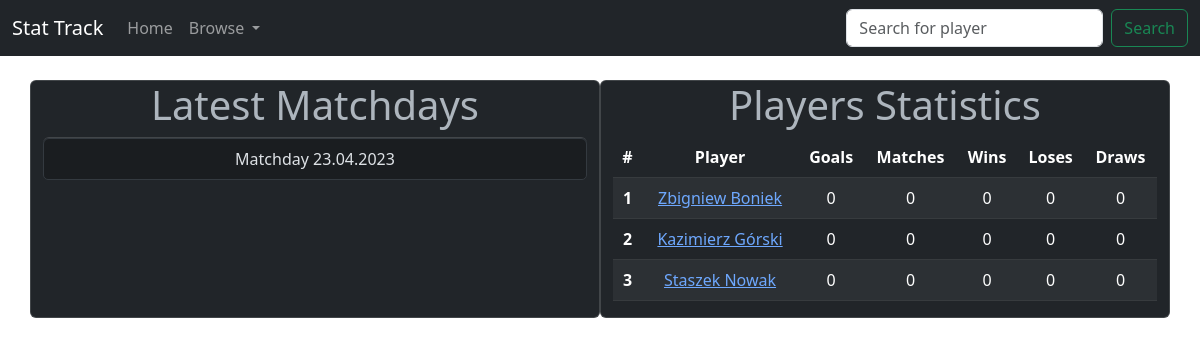
The app's page /, older data.
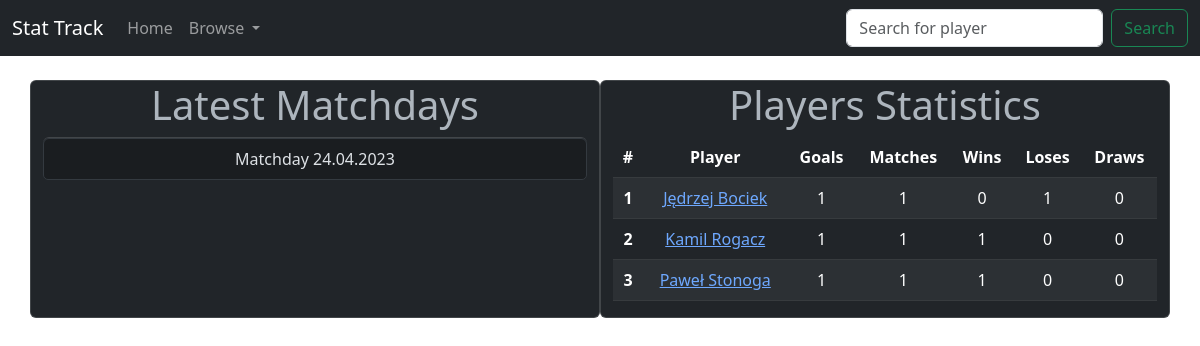
The same page, newer data.
### stat_track/models.py (models this page shows, shortened)
class MatchDay(models.Model):
    date = models.DateTimeField("Date of match")
    match_counter = models.PositiveIntegerField(default=0, )
    def __str__(self):
        return f"Matchday {self.date.strftime('%d.%m.%Y')}"

class Player(models.Model):
    first_name = models.CharField(max_length = 16)
    last_name = models.CharField(max_length = 16)
    def __str__(self):
        return f"{self.first_name} {self.last_name}"
    def get_player_matches_played(self):
        matches_played = Stat.objects.filter(player=self).count()
        return matches_played
    def get_player_goals(self):
        goals_queryset = Stat.objects.filter(player=self).values_list('goals')
        total_goals = goals_queryset.aggregate(Sum('goals'))['goals__sum']
        if total_goals:
            return total_goals
        else:
            return 0
    def get_player_wins(self):
        stats = Stat.objects.filter(player=self)
        wins = 0
        for stat in stats:
            if stat.win == True:
                wins += 1
        return wins
    def get_player_loses(self):
        stats = Stat.objects.filter(player=self)
        loses = 0
        for stat in stats:
            if stat.win == False:
                loses += 1
        return loses
    def get_player_draws(self):
        stats = Stat.objects.filter(player=self)
        draws = 0
        for stat in stats:
            if stat.win == "Draw":
                draws += 1
        return draws
    get_player_matches_played.short_description = 'Matches'
    get_player_goals.short_description = 'Goals'
    get_player_wins.short_description = 'Wins'
    get_player_loses.short_description = 'Loses'
    get_player_draws.short_description = 'Draws'

class Stat(models.Model):
    def positive_validator(value):
        """
        Checks if value passed to goals is positive.
        """
        if value < 0:
            raise ValidationError('Value of this field can not be negative.')
    player = models.ForeignKey(Player, on_delete=models.CASCADE)
    match = models.ForeignKey(Match, on_delete=models.CASCADE)
    team = models.CharField(choices=TEAM_CHOICES, max_length=16)
    goals = models.IntegerField(validators=[positive_validator], default=0)
    @property
    def win(self):
        match_winner_team = self.match.winner_team
        if match_winner_team == self.team:
            return True
        elif match_winner_team == None:
            return "Draw"
        else:
            return False

class Match(models.Model):
    matchday = models.ForeignKey(MatchDay, on_delete=models.CASCADE, default=None)
    team_home = models.CharField(choices=TEAM_CHOICES, max_length=20, default="Blue")
    team_away = models.CharField(choices=TEAM_CHOICES, max_length=20, default="Orange")
    home_goals = models.IntegerField(default=0)
    away_goals = models.IntegerField(default=0)
    match_in_matchday = models.IntegerField(default = 0)
    @property
    def result(self):
        if self.home_goals > self.away_goals:
            return 1
        elif self.home_goals < self.away_goals:
            return 2
        else:
            return 0
    @property
    def winner_team(self):
        if self.result == 1:
            return self.team_home
        elif self.result == 2:
            return self.team_away
        else:
            return None

### stat_track/views.py (the view)
# urls.py: 2. Add a URL to urlpatterns:  path('', views.home, name='home')
def home(request):
    latest_match_day_list = MatchDay.objects.order_by("-date")[:5]
    players_list = Player.objects.all().order_by("last_name")
    context = {"latest_match_day_list": latest_match_day_list, "players_list": players_list}
    return render(request, "stat_track/home.html", context)

### stat_track/templates/stat_track/home.html (shortened to what this page needs)
{% extends "./base.html" %}
{% if latest_match_list %}
    {% block content %}
    <div class="container text-center">
        <div class="row">
          <div class="col card" data-bs-theme="dark">
            <h1>Latest Matchdays</h1>
            <div class="list-group">
                {% for matchday in latest_match_day_list %}
                    <a href="{% url 'matchday' matchday.id %}" class="list-group-item list-group-item-action list-group-item-dark">{{ matchday }}</a>
                {% endfor %}
            </div>
          </div>
          <div class="col card" data-bs-theme="dark">
            <div class="table-responsive">
                <h1>Players Statistics</h1>
                <table class="table table-dark table-striped">
                    <thead>
                        <tr>
                            <th scope="col">#</th>
                            <th scope="col">Player</th>
                            <th scope="col">Goals</th>
                            <th scope="col">Matches</th>
                            <th scope="col">Wins</th>
                            <th scope="col">Loses</th>
                            <th scope="col">Draws</th>
                        </tr>
                    </thead>
                    <tbody>
                        {% for player in players_list %}
                        <tr>
                            <th scope="row">{{ forloop.counter }}</th>
                            <td><a href='player/{{ player.id }}'>{{ player }}</a></td>
                            <td>{{ player.get_player_goals }}</td>
                            <td>{{ player.get_player_matches_played }}</td>
                            <td>{{ player.get_player_wins }}</td>
                            <td>{{ player.get_player_loses }}</td>
                            <td>{{ player.get_player_draws }}</td>
                        </tr>
                        {% endfor %}
                    </tbody>
                </table>
            </div>
          </div>
        </div>
      </div>
    {% endblock %}
{% else %}
    <p>No matchdays are available.</p>
{% endif %}

### stat_track/templates/stat_track/base.html (shortened to what this page needs)
<!doctype html>
<html lang="en">
  <head>
    <link href="https://cdn.jsdelivr.net/npm/bootstrap@5.3.0-alpha3/dist/css/bootstrap.min.css" rel="stylesheet">
  </head>
  <body>
	{% include 'stat_track/navbar.html' %}
	<br/>
    {% block content %}
	{% endblock %}
  </body>
</html>

### stat_track/templates/stat_track/navbar.html (shortened to what this page needs)
<nav class="navbar navbar-expand-lg navbar-dark bg-dark">
    <div class="container-fluid">
      <a class="navbar-brand" href="">Stat Track</a>
      <div class="collapse navbar-collapse" id="navbarSupportedContent">
        <ul class="navbar-nav me-auto mb-2 mb-lg-0">
          <li class="nav-item">
            <a class="nav-link" href="{% url 'home' %}">Home</a>
          </li>
          <li class="nav-item dropdown">
            <a class="nav-link dropdown-toggle" href="#" role="button" data-bs-toggle="dropdown" aria-expanded="false">
              Browse
            </a>
          </li>
        </ul>
        <form class="d-flex" role="search">
          <input class="form-control me-2" type="search" placeholder="Search for player" aria-label="Search">
          <button class="btn btn-outline-success" type="submit">Search</button>
        </form>
      </div>
    </div>
  </nav>

Row changes from the older to the newer data that the page shows:
removed MatchDay: date "Matchday 23.04.2023"
removed Player: first_name+last_name "Zbigniew Boniek", get_player_goals "0", get_player_matches_played "0", get_player_wins "0", get_player_loses "0", get_player_draws "0"
removed Player: first_name+last_name "Kazimierz Górski", get_player_goals "0", get_player_matches_played "0", get_player_wins "0", get_player_loses "0", get_player_draws "0"
removed Player: first_name+last_name "Staszek Nowak", get_player_goals "0", get_player_matches_played "0", get_player_wins "0", get_player_loses "0", get_player_draws "0"
added MatchDay: date "Matchday 24.04.2023"
added Player: first_name+last_name "Jędrzej Bociek", get_player_goals "1", get_player_matches_played "1", get_player_wins "0", get_player_loses "1", get_player_draws "0"
added Player: first_name+last_name "Kamil Rogacz", get_player_goals "1", get_player_matches_played "1", get_player_wins "1", get_player_loses "0", get_player_draws "0"
added Player: first_name+last_name "Paweł Stonoga", get_player_goals "1", get_player_matches_played "1", get_player_wins "1", get_player_loses "0", get_player_draws "0"
